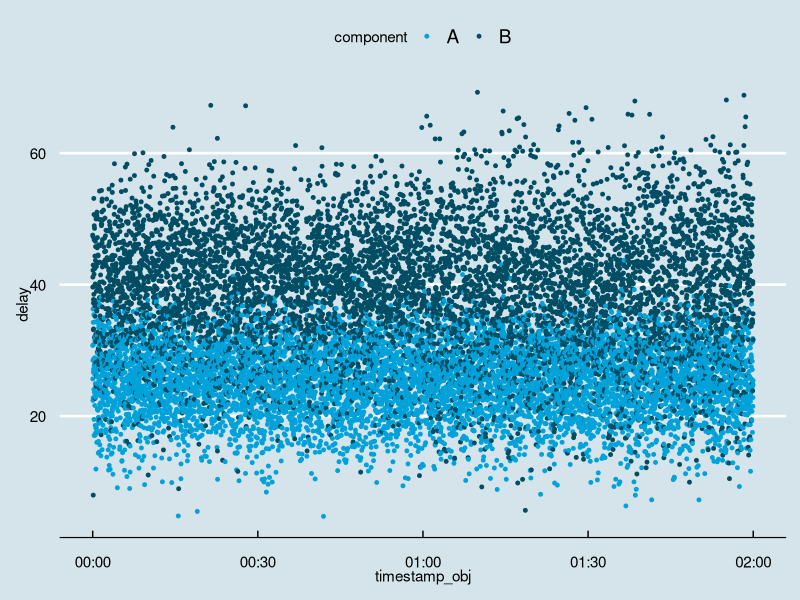

Write R code to recreate this figure.
#!/usr/bin/env Rscript

library(ggplot2)
library(scales)
library(ggthemes)

data <- read.csv('practical.csv')
data$timestamp_obj <- as.POSIXct(data$timestamp, format="%Y-%m-%d %H:%M:%S")

png('practical.png', width=800, height=800)

ggplot(data, aes(x=timestamp_obj, y=delay, color=component, group=component)) + 
    geom_point(size=1) + 
    theme_economist() + 
    scale_colour_economist()
dev.off()
